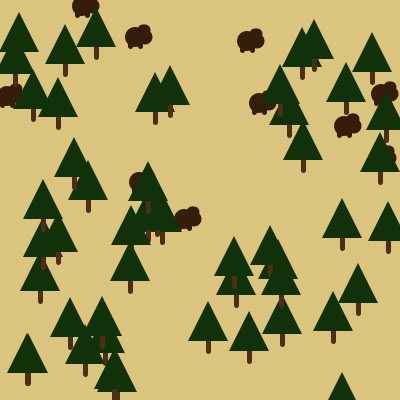
Frame 1 (no input)
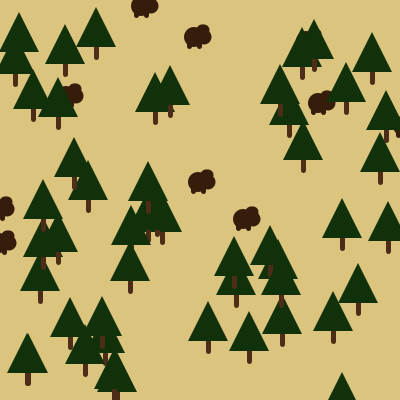
Frame 60 (the mouse pressed at the canvas centre just before this capture)
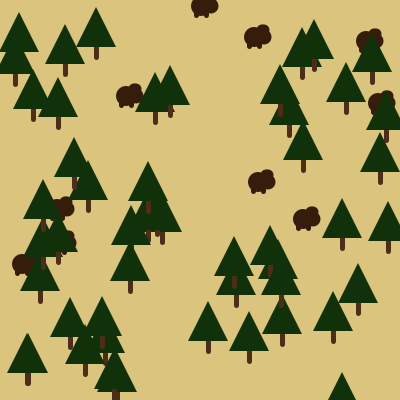
Frame 120 (the mouse held since frame 60 and released just before this capture)

The Processing sketch that drew these frames (run headless with seeded random() and noise(); from frame 60 on, the mouse is pressed at the canvas centre):

// Processing sketch: processing_43010
// ── processing_43010.pde

int numB = 10;
int numT = 50;
int s = 20;

int[] xB = new int [numB];
int[] yB = new int [numB];
int[] xT = new int [numT];
int[] yT = new int [numT];

color col = #361C0A;

void setup() {
    size(400,400);
    smooth();
    for (int i = 0; i < numB; i++) {
      xB[i] = int(random(width));
      yB[i] = int(random(height));
    }
    for (int j = 0; j < numT; j++) {
       xT[j] = int(random(width));
       yT[j] = int(random(height));
    }
}

void draw () {
    background(#DBC57E);
    for (int i = 0; i < numB; i++) {
      xB[i]++;
      if (xB[i]>(width + s)) {
           xB[i] = -s;
           yB[i]=int(random(height));
       }
      bear(xB[i], yB[i]);
    }
    for (int i = 0; i < numT; i++) {
      tree(xT[i], yT[i]);
    }
}

void bear(int xx, int yy) {
  noStroke();
  fill(col);
  ellipse(xx,yy,s,s);
  ellipse(xx+10,yy,s-5,s-5);
  //ears
  ellipse(xx+8,yy-7,s-9,s-9);
  ellipse(xx+10,yy-7,s-9,s-9);
  stroke(col);
  strokeWeight(5);
  line(xx-5,yy,xx-5,yy+9);
  line(xx+5,yy,xx+5,yy+9);

}

void tree(int xx, int yy) {
   stroke(#4D2D17);
   strokeWeight(5);
   line(xx,yy+40,xx,yy+50);
   noStroke();
   fill(#11310A);
   triangle(xx-20,yy+40,xx,yy,xx+20,yy+40);
}
